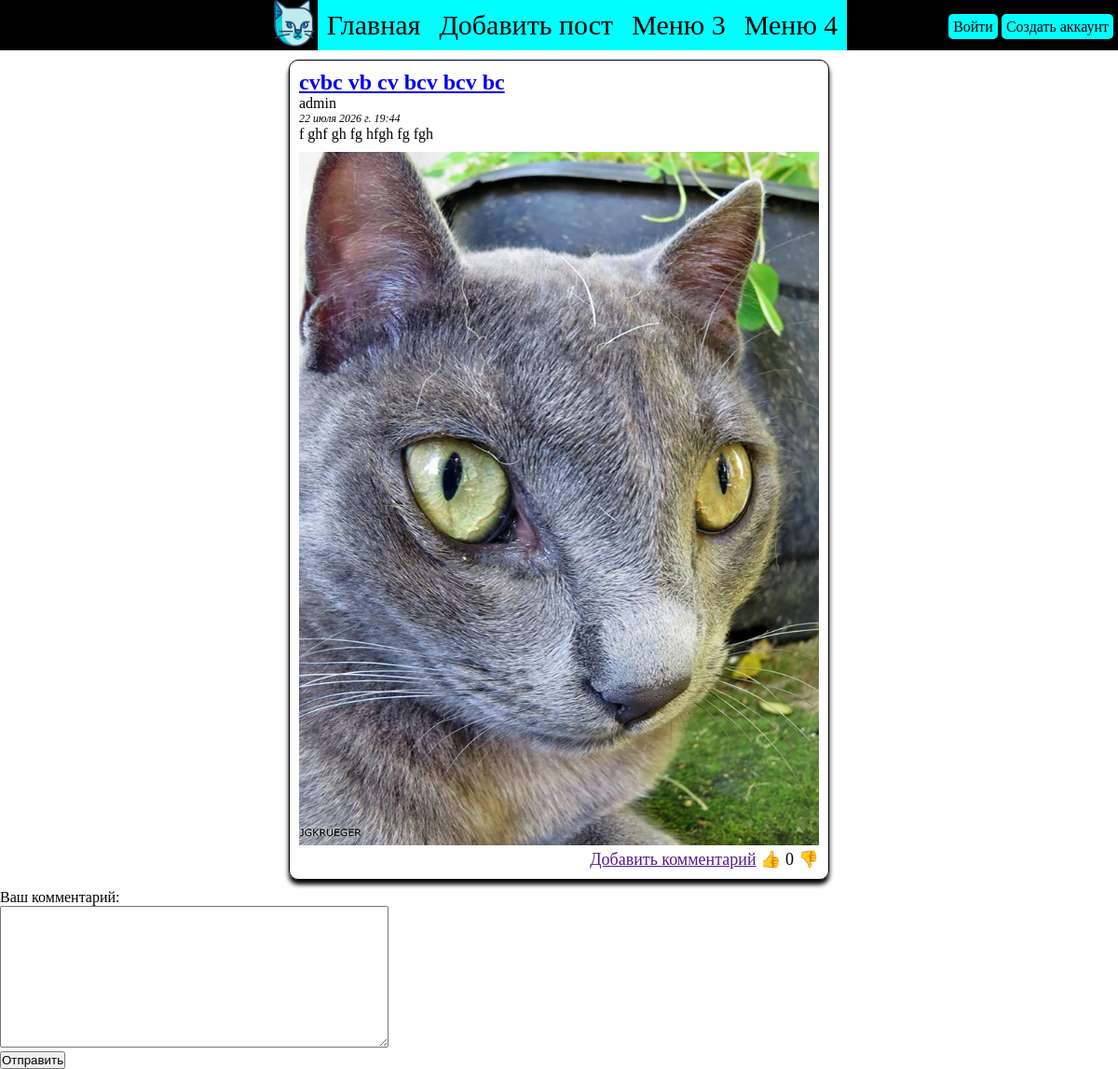
Page /post/11 on the earlier database version.
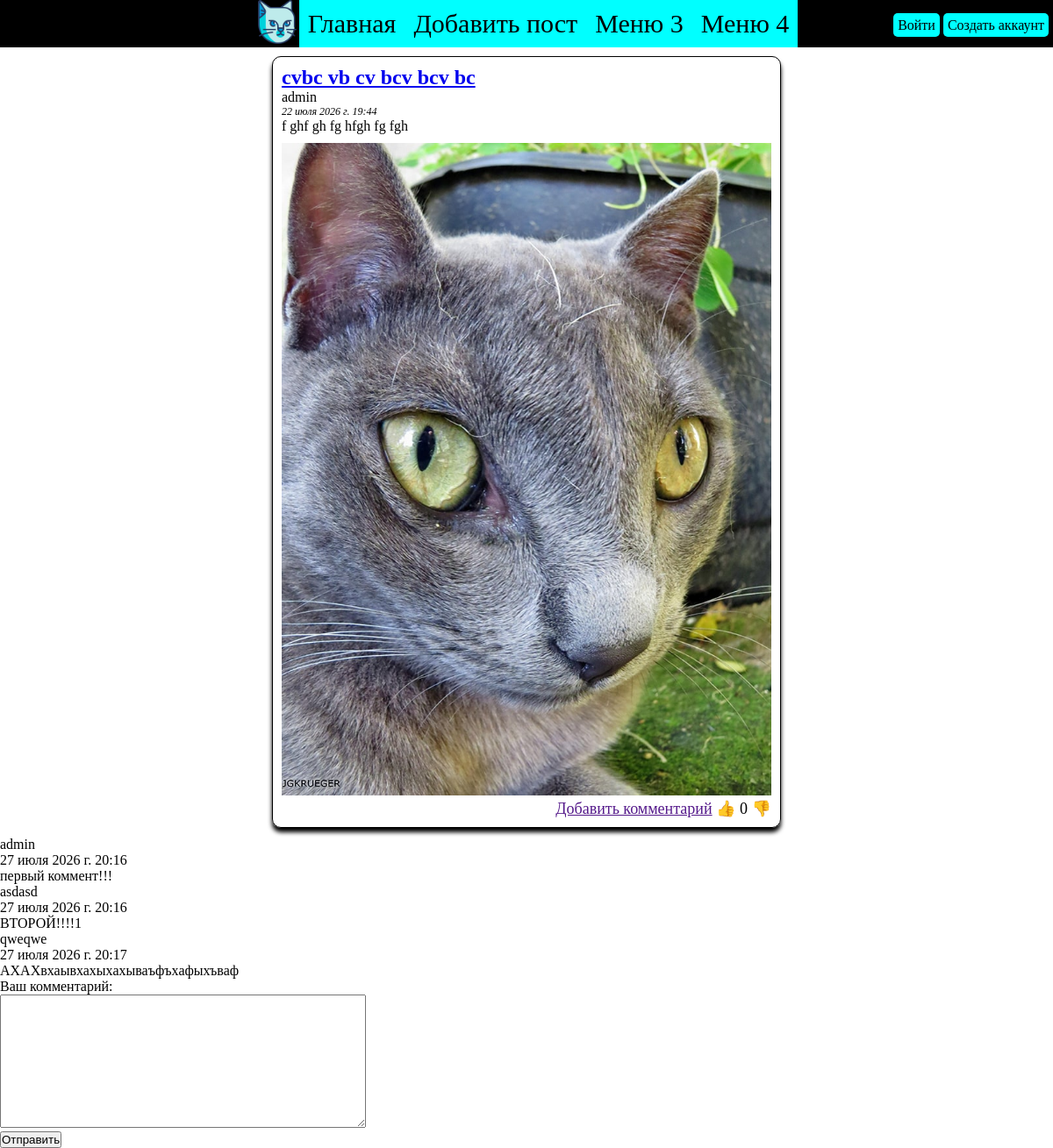
Same page on the later database version.
### posts_app/models.py (models this page shows)
class Commentary(models.Model):
    content = models.CharField(max_length=1000)             # содержимое комментария, максимум 10000 символов
    create_date = models.DateTimeField(auto_now_add=True)   # дата и время создания коммента, при создании поста запишем текущее время на сервере
    author = models.ForeignKey(User, on_delete=models.CASCADE, related_name="commentaries")     # кто автор. Внешний ключ на таблицу пользователей. При удалении пользователя удаляем все его комменты. related_name="posts" так можно будет потом у пользователя найти все его посты
    post = models.ForeignKey(Post, on_delete=models.CASCADE, related_name="commentaries")       # какому посту принадлежит. Внешний ключ на таблицу постов. При удалении поста удаляем все его комменты. related_name="posts" так можно будет потом у пользователя найти все его посты
    def __str__(self) -> str:                               # как отображать коммент в виде строки(например в админке или в консоли)
        return f"{self.id};  author: {self.author.username}; created: {self.create_date}; comment: {self.content}"
    class Meta:                                             # доп настройки таблицы
        verbose_name = "Коментарий"                         # как писать название таблицы в админке в единственном числе
        verbose_name_plural = "Коментарии"                  # мн. число

### posts_app/views.py (the view)
# urls.py: path('post/<str:post_id>', posts_app.views.post_and_commentaries_view, name="post_and_commentaries"),
def post_and_commentaries_view(request, post_id):
    try:                                                            # поиск поста будем делать с перехватом исключения
        post_id = int(post_id)                                      # преобразуем строковый id поста в число
        post = Post.objects.get(id=post_id)                         # находим пост по id
        post_commentaries = post.commentaries.prefetch_related()    # находим все связанные комменты у данного поста
        print(post)
        print(post_commentaries)
        return render(
            template_name="posts_app/templates/post_and_commentaries.html",
            request=request,
            context={"post": post, "post_commentaries": post_commentaries}      # отправляем шаблонизатору пост и его комменты
        )
    except Exception as e:
        print("Кто-то попытался поулчить несуществующий пост")
        return redirect("/error_404_post_not_found")            # перекидываем на главную страницу

### posts_app/models.py (called while the page is built)
    def __str__(self) -> str:                               # как отображать пост в виде строки(например в админке или в консоли)
        return f"{self.id}; {self.title}; created: {self.create_date}; author: {self.author.username}"

### posts_app/templates/posts_app/templates/post_and_commentaries.html (shortened to what this page needs)
{% extends "posts_app/templates/base.html" %}
{% load static %}
{% block 'css_block' %}
<link rel="stylesheet" href="{% static 'posts_app/static/css/posts.css' %}">
{% endblock %}
{% block 'main_block' %}
<div id="all_posts_container">
    <div class="post_container">
        <div class="post_header">
            <h2><a href="/post/{{ post.id }}">{{ post.title }}</a></h2>
        </div>
        <p class="post_author">{{ post.author.username }}</p>
        <p class="post_date">{{ post.create_date }}</p>
        <p class="post_content">{{ post.content }}</p>
        {% if post.image %}
            <img src="{{ post.image.url }}" alt="картинка поста" class="post_image">
        {% endif %}
        <div class="post_footer">
            <a href="">Добавить комментарий</a>
            <button class="like_btn" post_id="{{ post.id }}">👍</button>
            <span class="rating">{{ post.rating }}</span>
            <button class="dislike_btn" post_id="{{ post.id }}">👎</button>
        </div>
    </div>
</div>
<div id="all_comments_container">
    {% for comment in post_commentaries %}
        <div class="comment_container">
            <p class="post_username">{{ comment.author.username }}</p>
            <p class="post_create_date">{{ comment.create_date }}</p>
            <p class="post_content">{{ comment.content }}</p>
        </div>
    {% endfor %}
</div>
<form action="" id="add_new_comment_form" method="post">
    <label for="">Ваш комментарий:</label>
    <br>
    <textarea type="text" name="comment_content" id="comment_content" required maxlength="1000" rows="10" cols="50"></textarea>
    <br>
    <input type="submit" value="Отправить">
</form>
{% endblock %}

Differences in the rows shown:
added Commentary: author.username "admin", create_date "27 июля 2026 г. 20:16", content "первый коммент!!!"
added Commentary: author.username "asdasd", create_date "27 июля 2026 г. 20:16", content "ВТОРОЙ!!!!1"
added Commentary: author.username "qweqwe", create_date "27 июля 2026 г. 20:17", content "АХАХвхаывхахыхахываъфъхафыхъваф"
